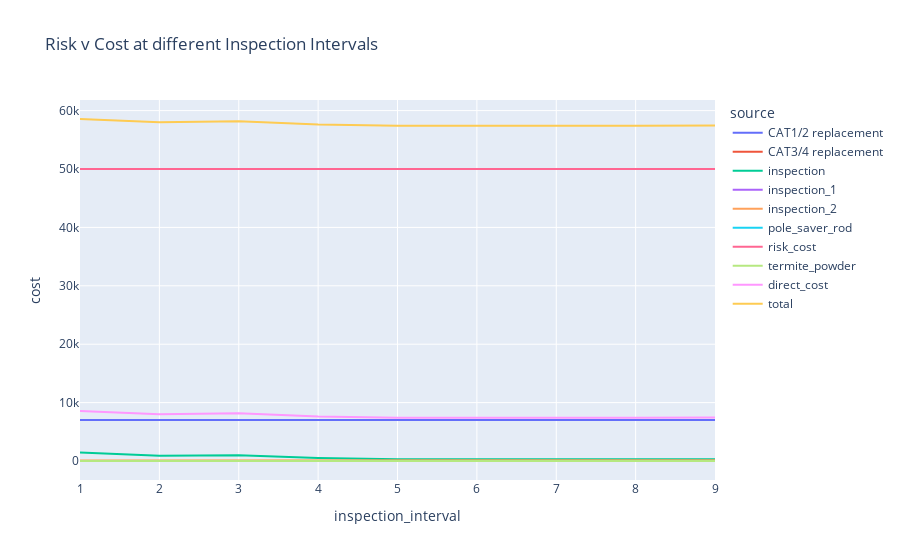

The cell this chart's notebook holds for it:
### Code cell
comp.mc_timeline(10)
make_inspection_interval_fig(comp)

### Figure 1 — Plotly figure (JSON) as saved in the notebook; plotly's stock layout.template omitted (floating-point values rounded to 4 significant figures)
{"data": [{"hovertemplate": "source=CAT1/2 replacement<br>inspection_interval=%{x}<br>cost=%{y}<extra></extra>", "legendgroup": "CAT1/2 replacement", "line": {"color": "#636efa", "dash": "solid"}, "mode": "lines", "name": "CAT1/2 replacement", "orientation": "v", "showlegend": true, "type": "scatter", "x": [1, 2, 3, 4, 5, 6, 7, 8, 9], "xaxis": "x", "y": [7000, 7000, 7000, 7000, 7000, 7000, 7000, 7000, 7000], "yaxis": "y"}, {"hovertemplate": "source=CAT3/4 replacement<br>inspection_interval=%{x}<br>cost=%{y}<extra></extra>", "legendgroup": "CAT3/4 replacement", "line": {"color": "#EF553B", "dash": "solid"}, "mode": "lines", "name": "CAT3/4 replacement", "orientation": "v", "showlegend": true, "type": "scatter", "x": [1, 2, 3, 4, 5, 6, 7, 8, 9], "xaxis": "x", "y": [0, 0, 0, 0, 0, 0, 0, 0, 0], "yaxis": "y"}, {"hovertemplate": "source=inspection<br>inspection_interval=%{x}<br>cost=%{y}<extra></extra>", "legendgroup": "inspection", "line": {"color": "#00cc96", "dash": "solid"}, "mode": "lines", "name": "inspection", "orientation": "v", "showlegend": true, "type": "scatter", "x": [1, 2, 3, 4, 5, 6, 7, 8, 9], "xaxis": "x", "y": [1470, 900, 990, 510, 315, 345, 295, 285, 315], "yaxis": "y"}, {"hovertemplate": "source=inspection_1<br>inspection_interval=%{x}<br>cost=%{y}<extra></extra>", "legendgroup": "inspection_1", "line": {"color": "#ab63fa", "dash": "solid"}, "mode": "lines", "name": "inspection_1", "orientation": "v", "showlegend": true, "type": "scatter", "x": [1, 2, 3, 4, 5, 6, 7, 8, 9], "xaxis": "x", "y": [0, 0, 0, 0, 0, 0, 0, 0, 0], "yaxis": "y"}, {"hovertemplate": "source=inspection_2<br>inspection_interval=%{x}<br>cost=%{y}<extra></extra>", "legendgroup": "inspection_2", "line": {"color": "#FFA15A", "dash": "solid"}, "mode": "lines", "name": "inspection_2", "orientation": "v", "showlegend": true, "type": "scatter", "x": [1, 2, 3, 4, 5, 6, 7, 8, 9], "xaxis": "x", "y": [95, 115, 175, 120, 100, 115, 110, 105, 125], "yaxis": "y"}, {"hovertemplate": "source=pole_saver_rod<br>inspection_interval=%{x}<br>cost=%{y}<extra></extra>", "legendgroup": "pole_saver_rod", "line": {"color": "#19d3f3", "dash": "solid"}, "mode": "lines", "name": "pole_saver_rod", "orientation": "v", "showlegend": true, "type": "scatter", "x": [1, 2, 3, 4, 5, 6, 7, 8, 9], "xaxis": "x", "y": [0, 0, 0, 0, 0, 0, 0, 0, 0], "yaxis": "y"}, {"hovertemplate": "source=risk_cost<br>inspection_interval=%{x}<br>cost=%{y}<extra></extra>", "legendgroup": "risk_cost", "line": {"color": "#FF6692", "dash": "solid"}, "mode": "lines", "name": "risk_cost", "orientation": "v", "showlegend": true, "type": "scatter", "x": [1, 2, 3, 4, 5, 6, 7, 8, 9], "xaxis": "x", "y": [50000, 50000, 50000, 50000, 50000, 50000, 50000, 50000, 50000], "yaxis": "y"}, {"hovertemplate": "source=termite_powder<br>inspection_interval=%{x}<br>cost=%{y}<extra></extra>", "legendgroup": "termite_powder", "line": {"color": "#B6E880", "dash": "solid"}, "mode": "lines", "name": "termite_powder", "orientation": "v", "showlegend": true, "type": "scatter", "x": [1, 2, 3, 4, 5, 6, 7, 8, 9], "xaxis": "x", "y": [0, 10, 0, 0, 0, 0, 10, 0, 0], "yaxis": "y"}, {"hovertemplate": "source=direct_cost<br>inspection_interval=%{x}<br>cost=%{y}<extra></extra>", "legendgroup": "direct_cost", "line": {"color": "#FF97FF", "dash": "solid"}, "mode": "lines", "name": "direct_cost", "orientation": "v", "showlegend": true, "type": "scatter", "x": [1, 2, 3, 4, 5, 6, 7, 8, 9], "xaxis": "x", "y": [8565, 8025, 8165, 7630, 7415, 7460, 7415, 7390, 7440], "yaxis": "y"}, {"hovertemplate": "source=total<br>inspection_interval=%{x}<br>cost=%{y}<extra></extra>", "legendgroup": "total", "line": {"color": "#FECB52", "dash": "solid"}, "mode": "lines", "name": "total", "orientation": "v", "showlegend": true, "type": "scatter", "x": [1, 2, 3, 4, 5, 6, 7, 8, 9], "xaxis": "x", "y": [58565, 58025, 58165, 57630, 57415, 57460, 57415, 57390, 57440], "yaxis": "y"}], "layout": {"legend": {"title": {"text": "source"}, "tracegroupgap": 0}, "title": {"text": "Risk v Cost at different Inspection Intervals"}, "xaxis": {"anchor": "y", "automargin": true, "domain": [0, 1], "title": {"text": "inspection_interval"}}, "yaxis": {"anchor": "x", "automargin": true, "domain": [0, 1], "title": {"text": "cost"}}}}
